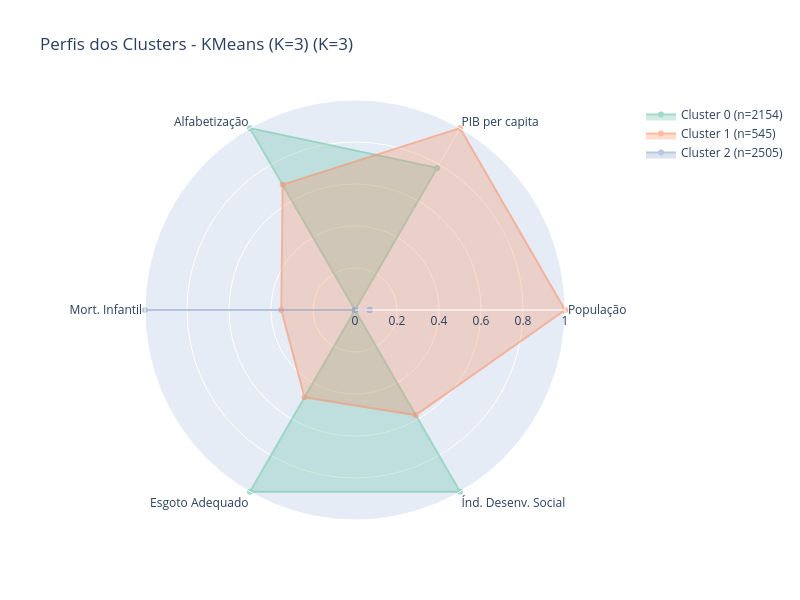

The notebook cell saved with this chart:
### Code cell
# ============================================================
# 5d. RADAR CHART - PERFIS
# ============================================================

radar_features = ['populacao_original', 'pib_per_capita_original',
                  'taxa_alfabetizacao_original', 'mortalidade_infantil_original',
                  'esgoto_adequado_original', 'indice_desenvolvimento_social']
radar_labels = ['População', 'PIB per capita', 'Alfabetização',
                'Mort. Infantil', 'Esgoto Adequado', 'Índ. Desenv. Social']

radar_data = df_eng.groupby('cluster_melhorado')[radar_features].mean()
radar_norm = (radar_data - radar_data.min()) / (radar_data.max() - radar_data.min())

fig = go.Figure()
colors_radar = px.colors.qualitative.Set2[:k_best]

for i in range(k_best):
    values = radar_norm.loc[i].tolist() + radar_norm.loc[i].tolist()[:1]
    n_members = (labels_best == i).sum()
    fig.add_trace(go.Scatterpolar(
        r=values, theta=radar_labels + radar_labels[:1],
        fill='toself', name=f'Cluster {i} (n={n_members})',
        opacity=0.6, line_color=colors_radar[i]
    ))

fig.update_layout(
    polar=dict(radialaxis=dict(visible=True, range=[0, 1])),
    title=f'Perfis dos Clusters - {algo_name} (K={k_best})',
    width=800, height=600
)
fig.write_html(os.path.join(FIGURES_DIR, 'radar_clusters_melhorado.html'))
fig.show()

### Figure 1 — Plotly figure (JSON) as saved in the notebook; plotly's stock layout.template omitted (floating-point values rounded to 4 significant figures)
{"data": [{"fill": "toself", "line": {"color": "rgb(102,194,165)"}, "name": "Cluster 0 (n=2154)", "opacity": 0.6, "r": [0, 0.7815, 1, 0, 1, 1, 0], "theta": ["População", "PIB per capita", "Alfabetização", "Mort. Infantil", "Esgoto Adequado", "Índ. Desenv. Social", "População"], "type": "scatterpolar"}, {"fill": "toself", "line": {"color": "rgb(252,141,98)"}, "name": "Cluster 1 (n=545)", "opacity": 0.6, "r": [1, 1, 0.6885, 0.351, 0.4801, 0.5779, 1], "theta": ["População", "PIB per capita", "Alfabetização", "Mort. Infantil", "Esgoto Adequado", "Índ. Desenv. Social", "População"], "type": "scatterpolar"}, {"fill": "toself", "line": {"color": "rgb(141,160,203)"}, "name": "Cluster 2 (n=2505)", "opacity": 0.6, "r": [0.06977, 0, 0, 1, 0, 0, 0.06977], "theta": ["População", "PIB per capita", "Alfabetização", "Mort. Infantil", "Esgoto Adequado", "Índ. Desenv. Social", "População"], "type": "scatterpolar"}], "layout": {"height": 600, "polar": {"radialaxis": {"range": [0, 1], "visible": true}}, "title": {"text": "Perfis dos Clusters - KMeans (K=3) (K=3)"}, "width": 800}}
